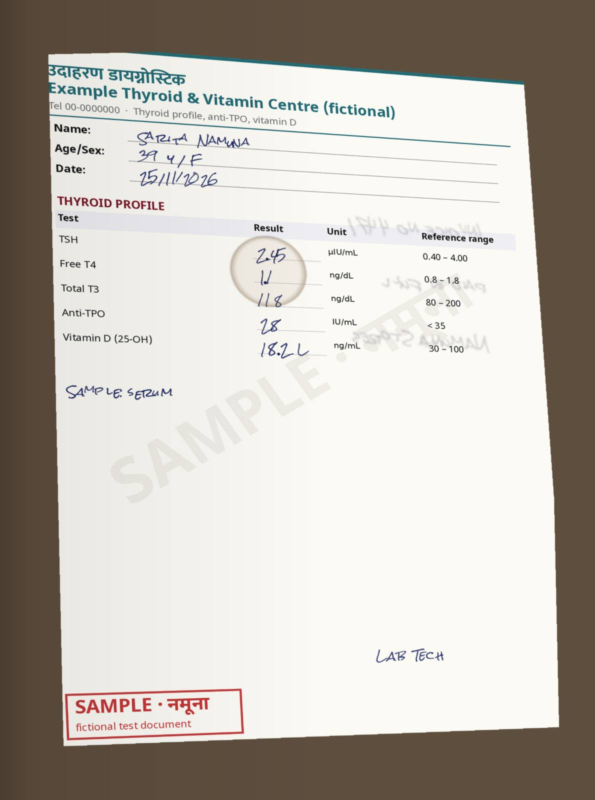
#> input picture samples/test-set-v3/photo/L22-thyroid-coffee-bleed.jpg, 1190 x 1599 px (shown at 1/2 size)
$ python -i make_test_set.py   (imports and definitions only)
#> lines starting #> are read from the running program, lines starting #| are printed output that depends on the picture; after the words box and inside, x2 and y2 are one past the last pixel; in counts of white or black regions, pixels touching at a corner belong together
#> further down, picture is the input picture: PIL image 1190x1599 RGB; mean R, G, B 193.3, 187.8, 180.5
#!/usr/bin/env python3
"""Abhilekh fictional test set v3: pages the reader has not been tuned on. Every document is invented and stamped SAMPLE / नमूना.

v1 and v2 were used to build and tune the reader and the scorer. v3 is the held-out set: new hands, new ways of
writing a dose, new damage. It is read once with the rules as they stand on main; nothing is changed after the scores
are seen (a key error found later is disclosed, as in v2).

Ten documents (7 prescriptions, 3 lab forms), each as a clean scan (clean/*.png) and a phone photo (photo/*.jpg):

  P21 doses as abbreviations (OD, BD, "1 tab BD", HS) and "continue"    P25 folded in four, a torn corner, a crease through the durations
  P22 child's syrup and zinc: ml doses, 2.5 ml, weight on the page        P26 narrow capitals; 1/7, 4/9, 0/6 look-alikes; glare + low light
  P23 fractions and decimals: 1/2-0-1/2, 0.5-0-0.5; 1/7, 4/9 look-alikes  P27 Devanagari doses and durations in weeks / months
  P24 faded carbon copy photographed at a steep angle                     L21 urine report: text results (Nil, Trace, Clear), SG 1.020
  L22 thyroid form: coffee ring, ink bleeding through from the back       L23 printed liver panel received as a fax

Differences from v2 that matter to the scorer: doses that are not digits in slots (OD, BD, 1 tab BD, ml, fractions,
decimals, Devanagari words), so the dash-tolerant rule must leave them alone; and a fraction that must not be read
as its digits run together (1/2-0-1/2 is not 12-0-12).

Ground truth is what the writer MEANT; a look-alike digit is the intended digit drawn with its look-alike (marker
[1~7]: intended 1, look-alike 7). No real patient, doctor, clinic or lab. Names use Namuna / Udaharan. The invented brand
Amoxinepa must be flagged by the DDA check as not found.

Run:  python3 make_test_set.py <out_dir> <font_dir>      (fonts: ../test-set-v2/fetch-fonts.sh then ./fetch-fonts.sh)
"""
import sys, os, re, json, csv, math, random, importlib.util
import numpy as np
from scipy.ndimage import gaussian_filter
from PIL import Image, ImageDraw, ImageFilter, ImageEnhance, ImageChops, ImageOps

HERE = os.path.dirname(os.path.abspath(__file__))
spec = importlib.util.spec_from_file_location("v2gen", os.path.join(HERE, "..", "test-set-v2", "make_test_set.py"))
# [1 line not run here, left out]
# [1 line that did not run here, left out]
# [7 lines not run here, left out]
# [1 line that did not run here, left out]
_DOT = re.compile(r"(?<=\d)\.(?=\d)")
# [17 lines that did not run here, left out]
# [1 line that did not run here, left out]
# [1 line that did not run here, left out]
# [1 line that did not run here, left out]
# [1 line that did not run here, left out]
RNGS = np.random.default_rng(3085)

# ------------------------------------------------------------------ new faults

# [55 lines left out: functions folds, torn_corner, coffee_ring, bleed_through, glare, not called in this run]

def photo_std(im, strength=1.0, crumpled=0.0, seed=0, steep=False, faded=False):
    return g.phone_photo(im, strength, faded, crumpled, seed)

# [15 lines left out: functions photo_steep, photo_lowlight_glare, not called in this run]

def photo_fax(im, seed=0):
    """A fax: shrunk, thresholded with noise, scan-line dropouts, a slight skew and a streak."""
#> called with seed = 0
    r = np.random.default_rng(seed)
    g1 = im.convert("L").resize((int(im.width * 0.62), int(im.height * 0.62)), Image.LANCZOS)
    a = np.asarray(g1, np.float32) + r.normal(0, 18, (g1.height, g1.width))
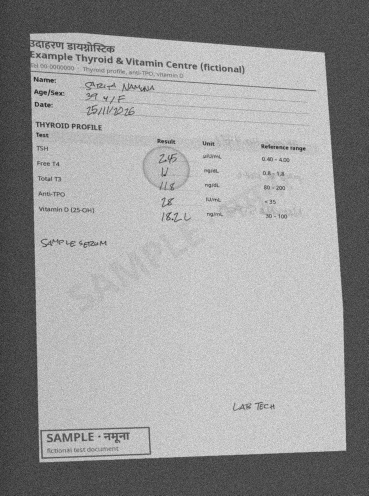
#> a: shape (991, 737) float64 (shown at 1/2 size); min -26.31, max 326.2, mean 188.8; drawn with min black and max white
    a = gaussian_filter(a, 0.7)
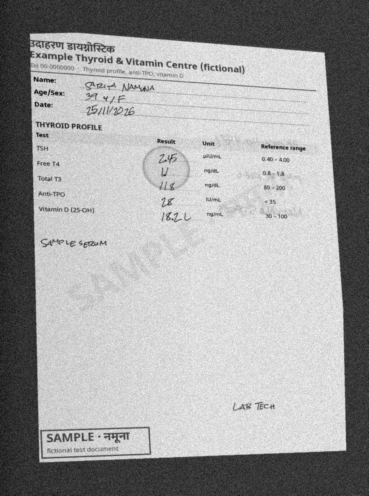
#> a: shape (991, 737) float64 (shown at 1/2 size); min 24.53, max 283.9, mean 188.8; drawn with min black and max white
    b = np.where(a < 168, 0, 255).astype(np.uint8)
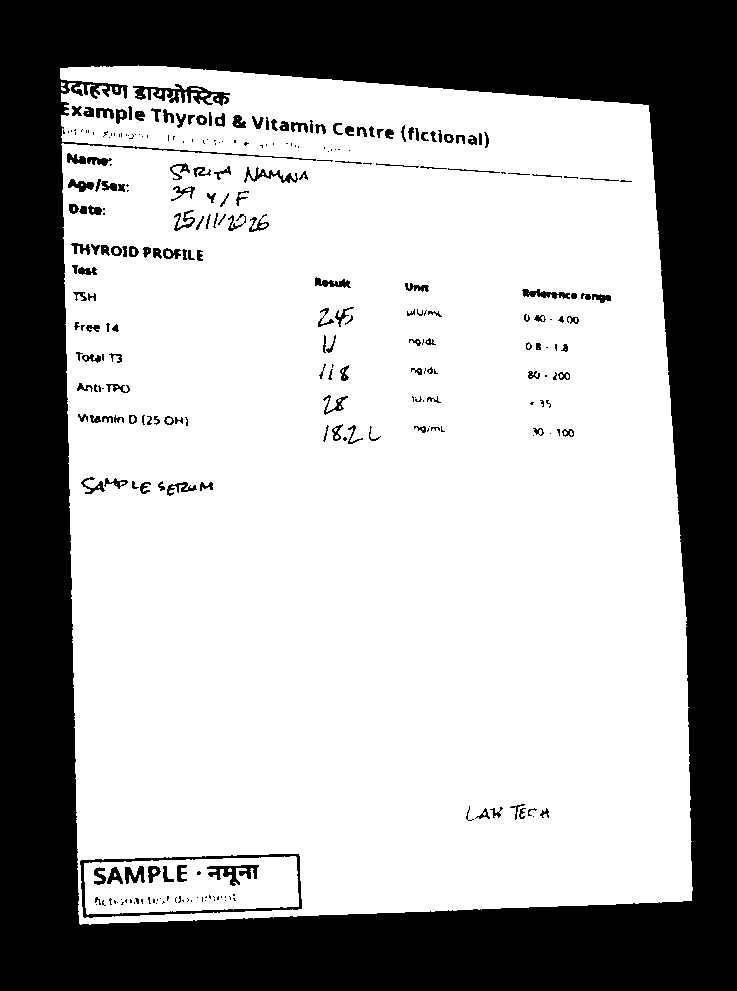
#> b: shape (991, 737); 66.8% white; 297 black regions (129 under 20 px), largest, box (x1, y1, x2, y2) and area: (0, 0, 737, 991) 228458, (80, 854, 302, 918) 1478, (133, 84, 230, 106) 884
    for y in r.integers(0, b.shape[0], 14): b[y:y + r.integers(1, 3), :] = 255          # dropped scan lines
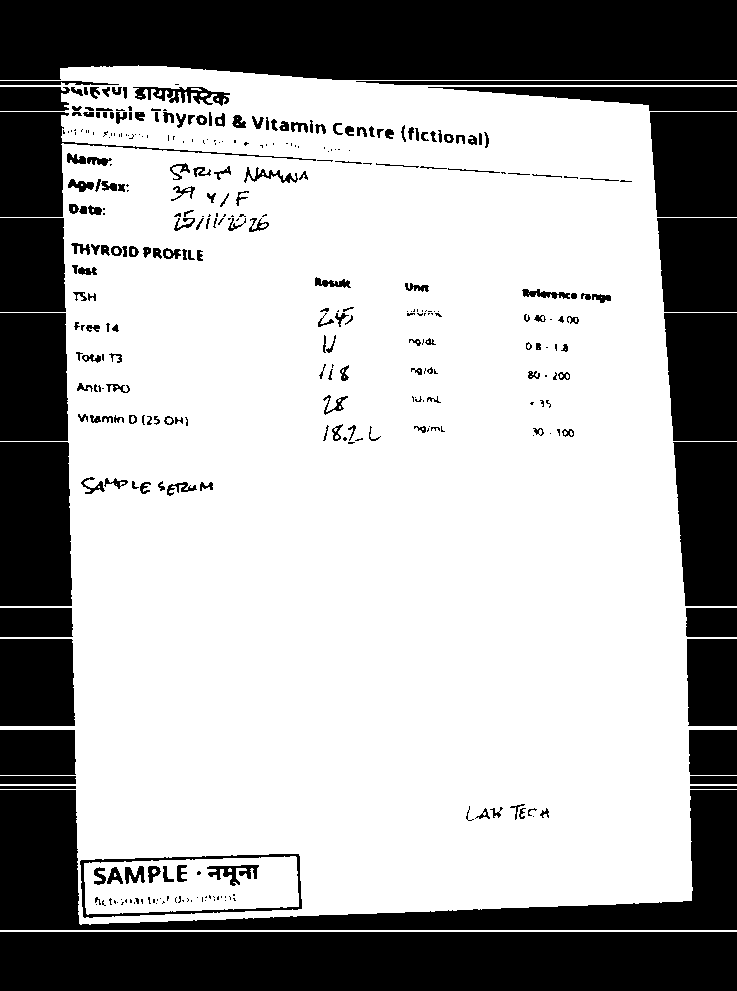
#> b: shape (991, 737); 67.5% white; 364 black regions (161 under 20 px), largest, box (x1, y1, x2, y2) and area: (0, 0, 737, 80) 56373, (0, 932, 737, 991) 43483, (0, 790, 737, 930) 27585
    b[:, int(b.shape[1] * 0.83):int(b.shape[1] * 0.83) + 3] = np.where(r.random((b.shape[0], 3)) < 0.5, 0, b[:, int(b.shape[1] * 0.83):int(b.shape[1] * 0.83) + 3])
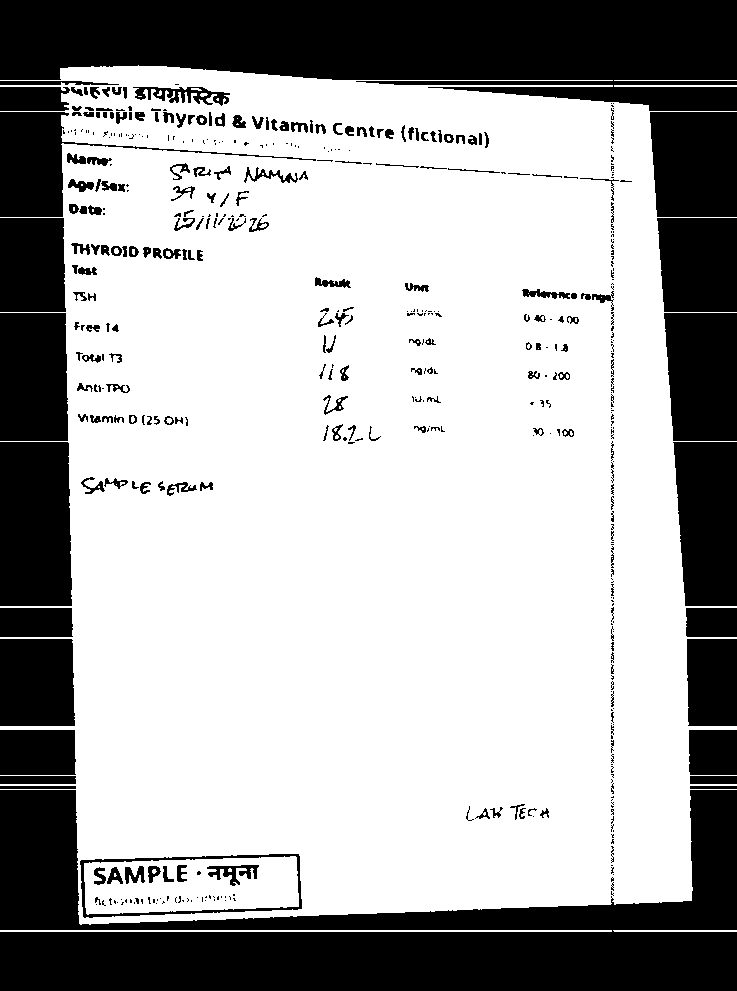
#> b: shape (991, 737); 67.3% white; 480 black regions (263 under 20 px), largest, box (x1, y1, x2, y2) and area: (0, 790, 737, 991) 71088, (0, 0, 737, 111) 61976, (0, 442, 72, 606) 11509
    out = Image.fromarray(b).convert("RGB").rotate(0.8, resample=Image.BICUBIC, fillcolor=(255, 255, 255))
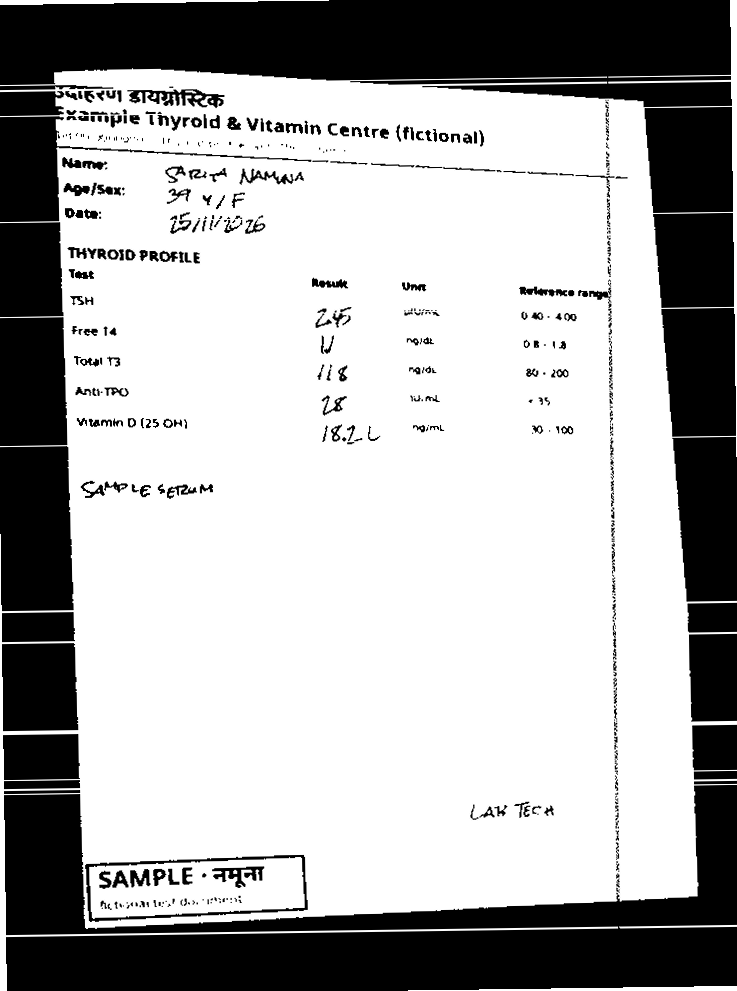
#> out: PIL image 737x991 RGB; min 0, max 255, mean 173.4
#> (the run stopped early here; a loop or call above may not have finished)

$ run again, on samples/test-set-v3/photo/L23-liver-fax.jpg
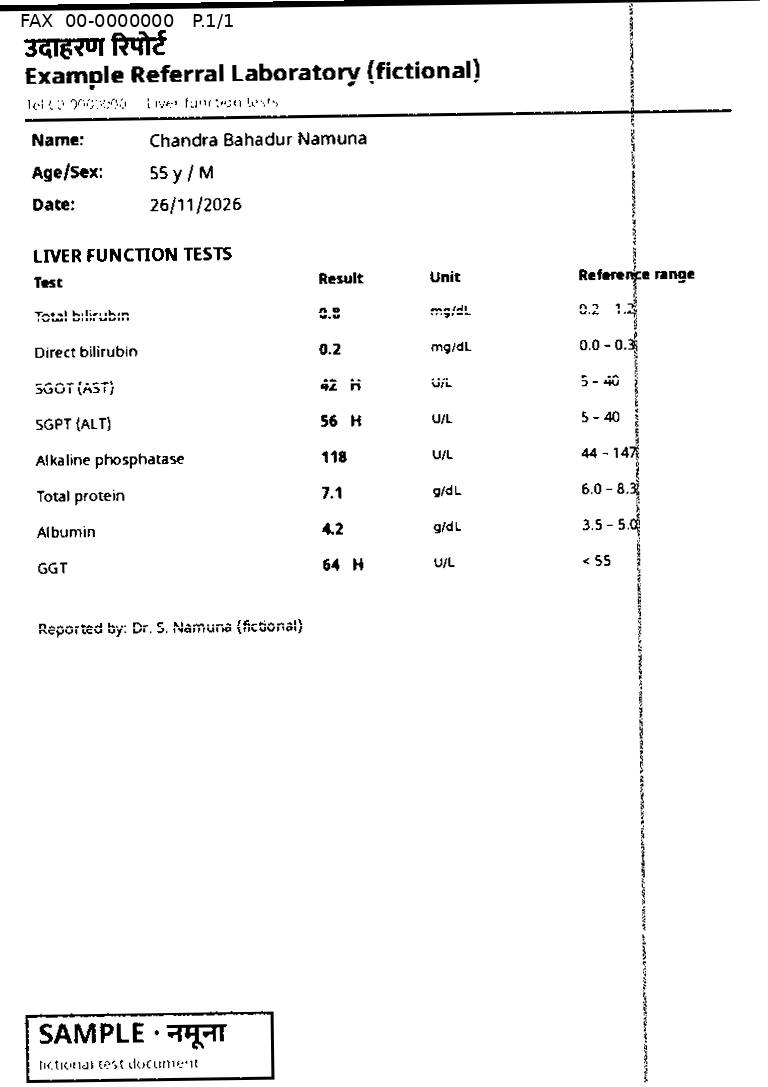
#> input picture samples/test-set-v3/photo/L23-liver-fax.jpg, 768 x 1087 px
#> picture is the input picture: PIL image 768x1087 RGB; min 0, max 255, mean 245.8
#> after the loop in photo_fax, `for y in r.integers(0, b.shape[0], 14): b[y:y + r.integers(1, 3), :] =..`:
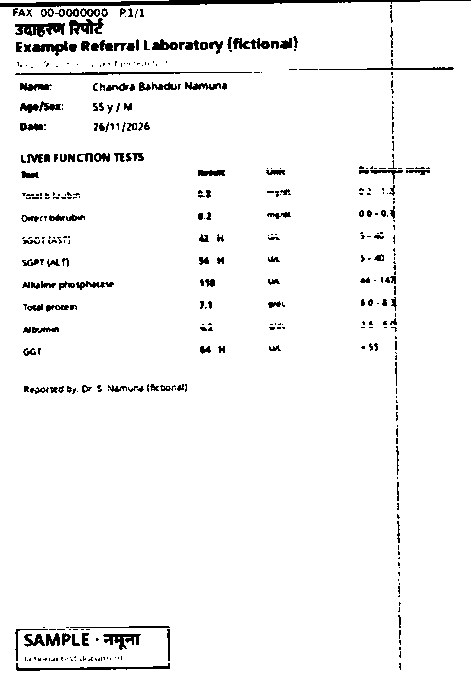
#> b: shape (673, 476); 95.7% white; 405 black regions (245 under 20 px), largest, box (x1, y1, x2, y2) and area: (0, 0, 471, 7) 1580, (15, 23, 65, 37) 442, (15, 72, 252, 75) 426
#> in photo_fax, `out = Image.fromarray(b).convert("RGB").rotate(0.8, resample=Image.BIC..`:
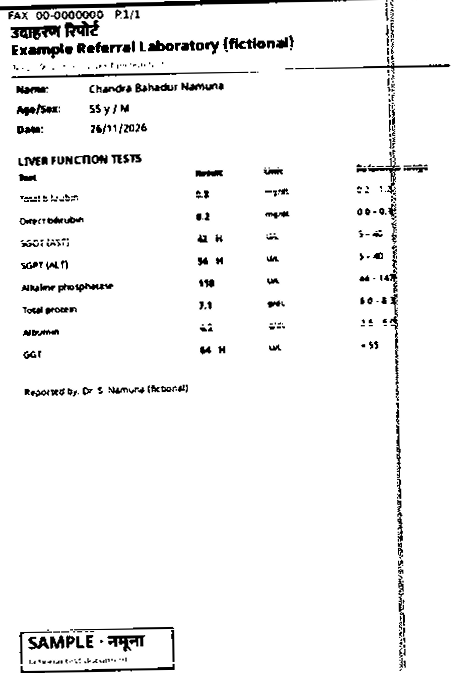
#> out: PIL image 476x673 RGB; min 0, max 255, mean 243.3

$ run again, on samples/test-set-v3/photo/P21-abbreviated-doses.jpg
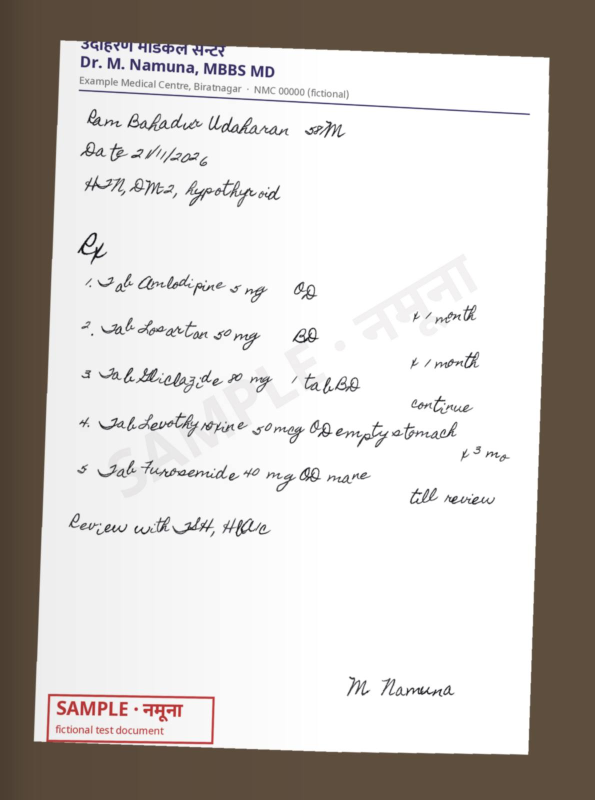
#> input picture samples/test-set-v3/photo/P21-abbreviated-doses.jpg, 1190 x 1599 px (shown at 1/2 size)
#> picture is the input picture: PIL image 1190x1599 RGB; mean R, G, B 201.5, 196.7, 192.7
#> after the loop in photo_fax, `for y in r.integers(0, b.shape[0], 14): b[y:y + r.integers(1, 3), :] =..`:
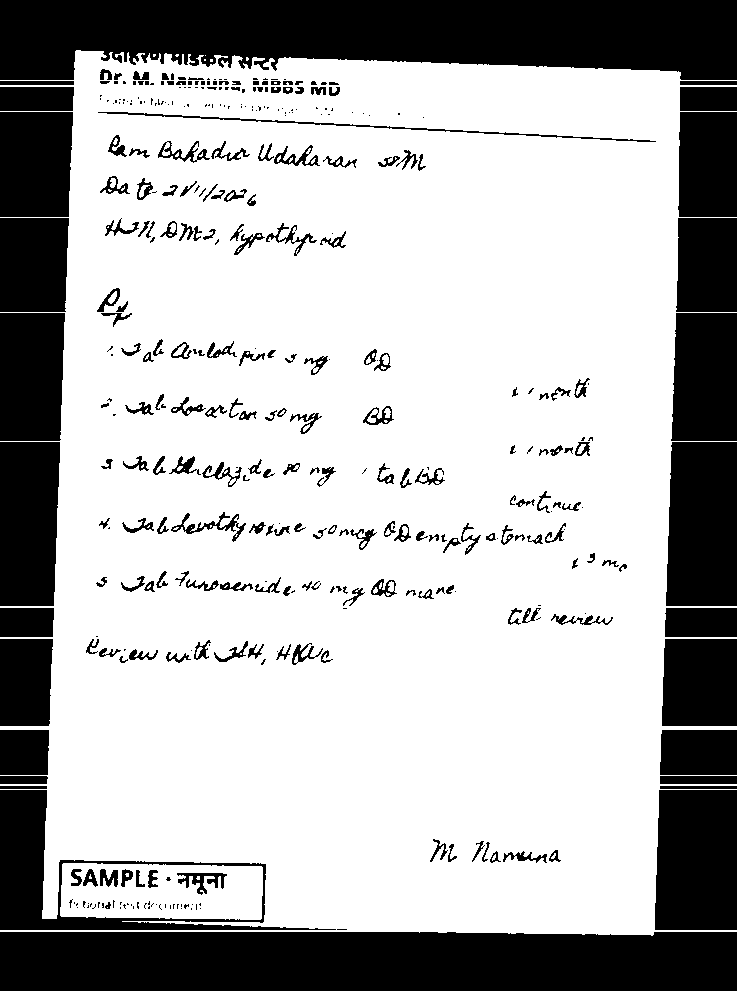
#> b: shape (991, 737); 70.2% white; 384 black regions (176 under 20 px), largest, box (x1, y1, x2, y2) and area: (0, 0, 737, 80) 48384, (0, 932, 737, 991) 43077, (655, 790, 737, 930) 11197
#> in photo_fax, `out = Image.fromarray(b).convert("RGB").rotate(0.8, resample=Image.BIC..`:
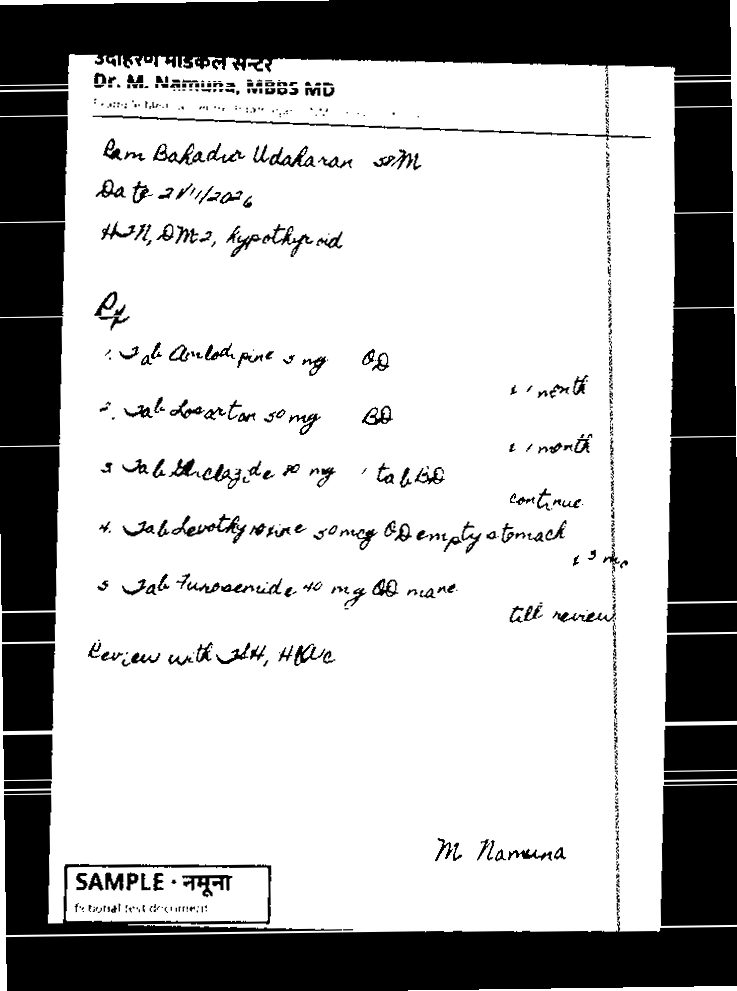
#> out: PIL image 737x991 RGB; min 0, max 255, mean 180.2
